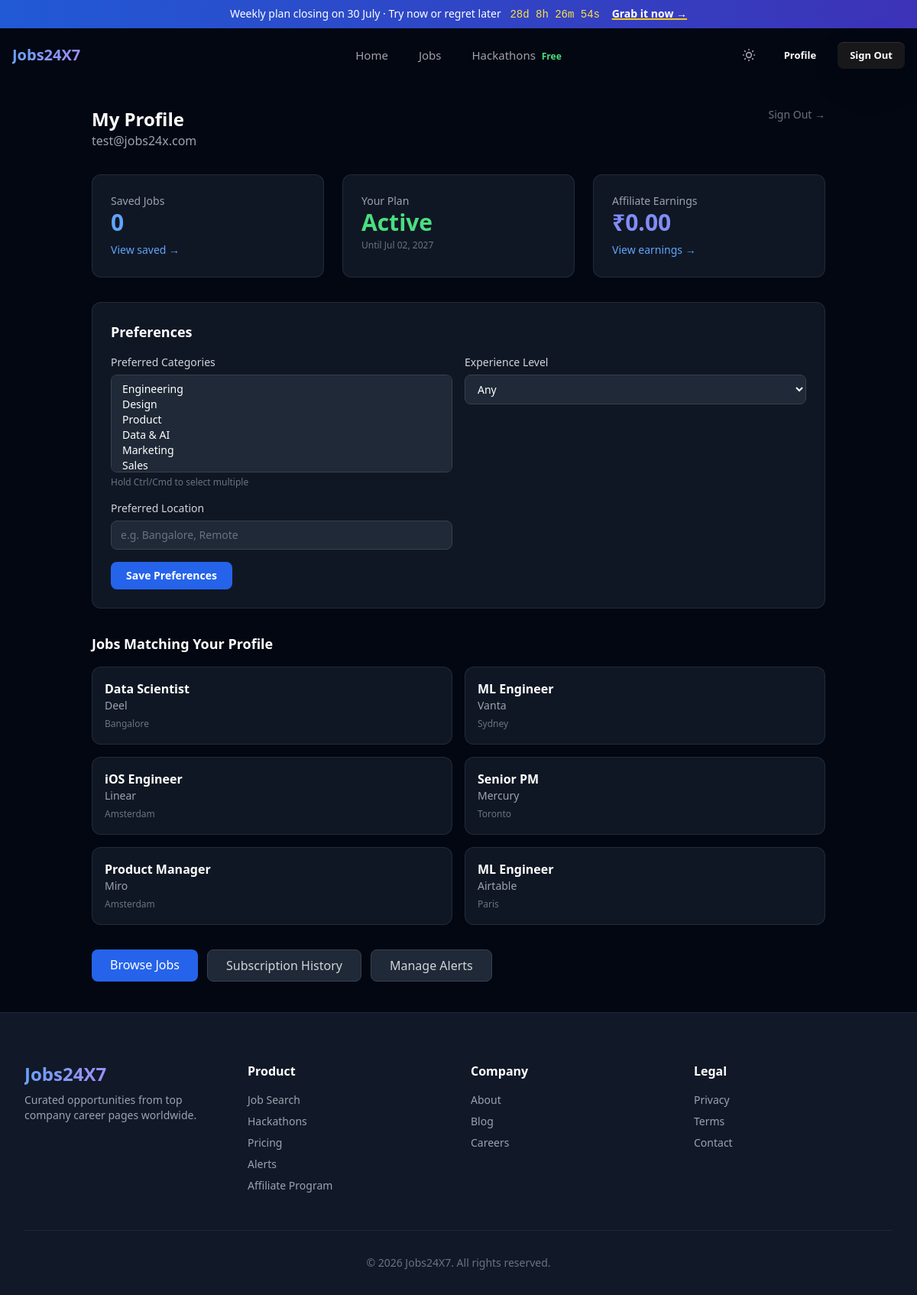
The app's page /dashboard/ (signed in) with its own data.
### apps/accounts/models.py (models this page shows, shortened)
class Profile(models.Model):
    user = models.OneToOneField(User, on_delete=models.CASCADE, related_name='profile')
    avatar = models.URLField(blank=True, default='')
    referral_code = models.CharField(max_length=20, unique=True, blank=True)
    affiliate_balance = models.DecimalField(max_digits=10, decimal_places=2, default=0)
    total_earned = models.DecimalField(max_digits=10, decimal_places=2, default=0)
    is_subscribed = models.BooleanField(default=False)
    subscription_end = models.DateTimeField(null=True, blank=True)
    razorpay_customer_id = models.CharField(max_length=100, blank=True, default='')
    preferred_categories = models.JSONField(default=list, blank=True)
    preferred_experience = models.CharField(max_length=20, blank=True, default='')
    preferred_location = models.CharField(max_length=255, blank=True, default='')
    created_at = models.DateTimeField(auto_now_add=True)
    updated_at = models.DateTimeField(auto_now=True)

### apps/jobs/models.py (models this page shows, shortened)
class Job(models.Model):
    title = models.CharField(max_length=255)
    company = models.CharField(max_length=255)
    company_logo = models.URLField(blank=True, default='')
    company_url = models.URLField(blank=True, default='')
    location = models.CharField(max_length=255, blank=True, default='')
    country = models.CharField(max_length=100, blank=True, default='')
    remote = models.BooleanField(default=True)
    salary_min = models.DecimalField(max_digits=12, decimal_places=2, null=True, blank=True)
    salary_max = models.DecimalField(max_digits=12, decimal_places=2, null=True, blank=True)
    salary_currency = models.CharField(max_length=3, default='USD')
    experience_level = models.CharField(max_length=20, choices=EXPERIENCE_CHOICES, blank=True, default='')
    category = models.CharField(max_length=20, choices=CATEGORY_CHOICES, blank=True, default='')
    description = models.TextField(blank=True, default='')
    apply_url = models.URLField()
    source_url = models.URLField(blank=True, default='')
    source_company = models.CharField(max_length=255, blank=True, default='')
    posted_at = models.DateTimeField(null=True, blank=True)
    expires_at = models.DateTimeField(null=True, blank=True)
    is_active = models.BooleanField(default=True)
    is_featured = models.BooleanField(default=False)
    created_at = models.DateTimeField(auto_now_add=True)
    updated_at = models.DateTimeField(auto_now=True)
    class Meta:
        ordering = ['-is_featured', '-posted_at', '-created_at']
        indexes = [
            models.Index(fields=['category', 'experience_level', 'is_active']),
            models.Index(fields=['is_active', 'expires_at']),
        ]

### apps/accounts/views.py (the view)
# urls.py: path('', views.dashboard, name='dashboard'),
@login_required
def dashboard(request):
    saved_count = SavedJob.objects.filter(user=request.user).count()
    active_sub = Subscription.objects.filter(user=request.user, is_active=True).first()
    profile = request.user.profile
    cats = profile.preferred_categories or []
    exp = profile.preferred_experience or ''
    loc = profile.preferred_location or ''
    recommended_jobs = Job.objects.filter(is_active=True)
    if cats:
        recommended_jobs = recommended_jobs.filter(category__in=cats)
    if exp:
        recommended_jobs = recommended_jobs.filter(experience_level=exp)
    if loc:
        recommended_jobs = recommended_jobs.filter(
            models.Q(location__icontains=loc) | models.Q(country__icontains=loc)
        )
    recommended_jobs = recommended_jobs.distinct()[:6]
    context = {
        'saved_count': saved_count,
        'subscription': active_sub,
        'profile': profile,
        'recommended_jobs': recommended_jobs,
    }
    return render(request, 'accounts/dashboard.html', context)

### templates/accounts/dashboard.html (shortened to what this page needs)
{% extends 'base.html' %}
{% load static %}
{% load humanize %}
{% block content %}
<section class="py-10">
    <div class="max-w-5xl mx-auto px-4 sm:px-6 lg:px-8">
        <div class="flex items-start justify-between mb-8">
            <div>
                <h1 class="text-2xl font-bold text-white">My Profile</h1>
                <p class="text-gray-400">{{ user.email }}</p>
            </div>
            <a href="{% url 'logout' %}" class="text-sm text-gray-500 hover:text-white transition">Sign Out →</a>
        </div>
        <div class="grid grid-cols-1 lg:grid-cols-3 gap-6 mb-8">
            <div class="bg-gray-800/50 rounded-xl p-6 border border-gray-700/50">
                <p class="text-gray-400 text-sm">Saved Jobs</p>
                <p class="text-3xl font-bold text-blue-400">{{ saved_count|default:"0" }}</p>
                <a href="{% url 'saved_jobs' %}" class="text-blue-400 text-sm hover:underline mt-2 inline-block">View saved →</a>
            </div>
            <div class="bg-gray-800/50 rounded-xl p-6 border border-gray-700/50">
                <p class="text-gray-400 text-sm">Your Plan</p>
                {% if profile.is_subscribed %}
                <p class="text-3xl font-bold text-green-400">Active</p>
                {% if profile.subscription_end %}<p class="text-xs text-gray-500 mt-1">Until {{ profile.subscription_end|date:"M d, Y" }}</p>{% endif %}
                {% endif %}
            </div>
            <div class="bg-gray-800/50 rounded-xl p-6 border border-gray-700/50">
                <p class="text-gray-400 text-sm">Affiliate Earnings</p>
                <p class="text-3xl font-bold text-indigo-400">₹{{ profile.affiliate_balance|floatformat:"2"|intcomma }}</p>
                <a href="{% url 'affiliate_dashboard' %}" class="text-blue-400 text-sm hover:underline mt-2 inline-block">View earnings →</a>
            </div>
        </div>
        <div class="bg-gray-800/50 rounded-xl p-6 border border-gray-700/50 mb-8">
            <h2 class="text-lg font-bold text-white mb-4">Preferences</h2>
            <form method="post" action="{% url 'update_profile' %}">
                <div class="grid grid-cols-1 md:grid-cols-2 gap-4">
                    <div>
                        <label class="block text-sm font-medium text-gray-300 mb-1.5">Preferred Categories</label>
                        <select name="categories" multiple class="w-full px-3 py-2 bg-gray-800 border border-gray-700 rounded-lg text-white text-sm focus:ring-2 focus:ring-blue-500 focus:border-transparent outline-none h-32">
                            <option value="engineering" {% if profile.preferred_categories and 'engineering' in profile.preferred_categories %}selected{% endif %}>Engineering</option>
                            <option value="design" {% if profile.preferred_categories and 'design' in profile.preferred_categories %}selected{% endif %}>Design</option>
                            <option value="product" {% if profile.preferred_categories and 'product' in profile.preferred_categories %}selected{% endif %}>Product</option>
                            <option value="data_ai" {% if profile.preferred_categories and 'data_ai' in profile.preferred_categories %}selected{% endif %}>Data & AI</option>
                            <option value="marketing" {% if profile.preferred_categories and 'marketing' in profile.preferred_categories %}selected{% endif %}>Marketing</option>
                            <option value="sales" {% if profile.preferred_categories and 'sales' in profile.preferred_categories %}selected{% endif %}>Sales</option>
                        </select>
                        <p class="text-xs text-gray-500 mt-1">Hold Ctrl/Cmd to select multiple</p>
                    </div>
                    <div>
                        <label class="block text-sm font-medium text-gray-300 mb-1.5">Experience Level</label>
                        <select name="experience_level" class="w-full px-3 py-2 bg-gray-800 border border-gray-700 rounded-lg text-white text-sm focus:ring-2 focus:ring-blue-500 focus:border-transparent outline-none">
                            <option value="">Any</option>
                        </select>
                    </div>
                    <div>
                        <label class="block text-sm font-medium text-gray-300 mb-1.5">Preferred Location</label>
                        <input type="text" name="preferred_location" value="{{ profile.preferred_location }}" placeholder="e.g. Bangalore, Remote" class="w-full px-3 py-2 bg-gray-800 border border-gray-700 rounded-lg text-white placeholder-gray-500 focus:ring-2 focus:ring-blue-500 focus:border-transparent outline-none text-sm">
                    </div>
                </div>
                <button type="submit" class="mt-4 bg-blue-600 text-white px-5 py-2 rounded-lg font-semibold text-sm hover:bg-blue-700 transition">Save Preferences</button>
            </form>
        </div>
        {% if recommended_jobs %}
        <div class="mb-8">
            <h2 class="text-lg font-bold text-white mb-4">Jobs Matching Your Profile</h2>
            <div class="grid grid-cols-1 md:grid-cols-2 gap-4">
                {% for job in recommended_jobs %}
                <div class="bg-gray-800/50 rounded-xl p-4 border border-gray-700/50 hover:border-blue-500/30 transition cursor-pointer" onclick="window.location.href='{% url 'job_list' %}?category={{ job.category }}'">
                    <h3 class="font-semibold text-white">{{ job.title }}</h3>
                    <p class="text-sm text-gray-400">{{ job.company }}</p>
                    {% if job.location %}<span class="text-xs text-gray-500">{{ job.location }}</span>{% endif %}
                </div>
                {% endfor %}
            </div>
        </div>
        {% endif %}
        <div class="flex flex-wrap gap-3">
            <a href="{% url 'job_list' %}" class="bg-blue-600 text-white px-6 py-2 rounded-lg font-medium hover:bg-blue-700 transition">Browse Jobs</a>
            <a href="{% url 'subscription_status' %}" class="bg-gray-800 text-gray-300 px-6 py-2 rounded-lg font-medium hover:bg-gray-700 border border-gray-700 transition">Subscription History</a>
            <a href="{% url 'alert_list' %}" class="bg-gray-800 text-gray-300 px-6 py-2 rounded-lg font-medium hover:bg-gray-700 border border-gray-700 transition">Manage Alerts</a>
        </div>
    </div>
</section>
{% endblock %}

### records on screen
Profile: subscription_end "Jul 02, 2027", affiliate_balance "0.00"
Job: title "Data Scientist", company "Deel", location "Bangalore"
Job: title "ML Engineer", company "Vanta", location "Sydney"
Job: title "iOS Engineer", company "Linear", location "Amsterdam"
Job: title "Senior PM", company "Mercury", location "Toronto"
Job: title "Product Manager", company "Miro", location "Amsterdam"
Job: title "ML Engineer", company "Airtable", location "Paris"

### other values on screen
{{ user.email }} "test@jobs24x.com"
{{ saved_count|default:"0" }} "0"
